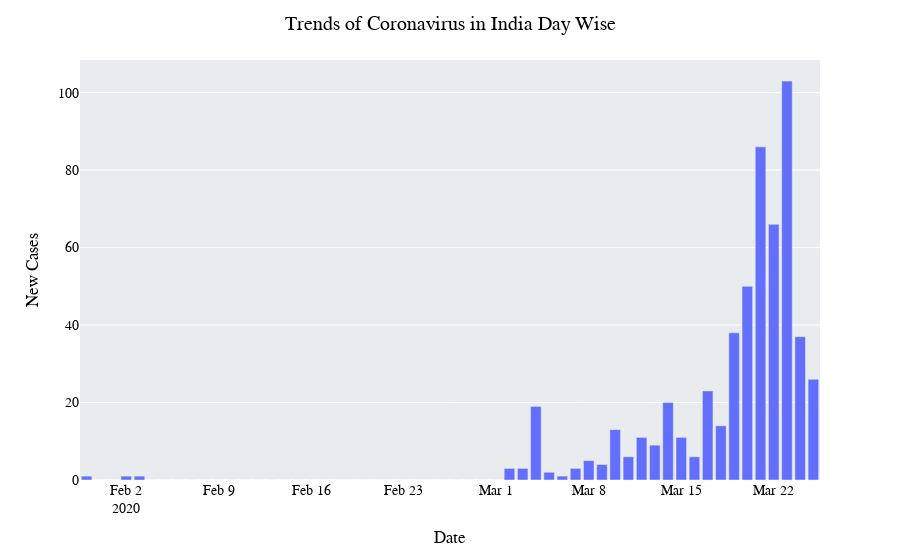

Notebook cell for this chart:
### Code cell
bar = px.bar(per_day_cases,x = per_day_cases['Date'],y = per_day_cases['New Cases'])
bar.update_layout(title_text = 'Trends of Coronavirus in India Day Wise ',plot_bgcolor = '#E9ECEF',font_color = 'black',font_family = 'Times New Roman',font_size = 14,title_x = 0.5)
bar.show()

### Figure 1 — Plotly figure (JSON) as saved in the notebook; plotly's stock layout.template omitted (floating-point values rounded to 4 significant figures)
{"data": [{"alignmentgroup": "True", "hovertemplate": "Date=%{x}<br>New Cases=%{y}<extra></extra>", "legendgroup": "", "marker": {"color": "#636efa"}, "name": "", "offsetgroup": "", "orientation": "v", "showlegend": false, "textposition": "auto", "type": "bar", "x": ["2020-01-30T00:00:00", "2020-01-31T00:00:00", "2020-02-01T00:00:00", "2020-02-02T00:00:00", "2020-02-03T00:00:00", "2020-02-04T00:00:00", "2020-02-05T00:00:00", "2020-02-06T00:00:00", "2020-02-07T00:00:00", "2020-02-08T00:00:00", "2020-02-09T00:00:00", "2020-02-10T00:00:00", "2020-02-11T00:00:00", "2020-02-12T00:00:00", "2020-02-13T00:00:00", "2020-02-14T00:00:00", "2020-02-15T00:00:00", "2020-02-16T00:00:00", "2020-02-17T00:00:00", "2020-02-18T00:00:00", "2020-02-19T00:00:00", "2020-02-20T00:00:00", "2020-02-21T00:00:00", "2020-02-22T00:00:00", "2020-02-23T00:00:00", "2020-02-24T00:00:00", "2020-02-25T00:00:00", "2020-02-26T00:00:00", "2020-02-27T00:00:00", "2020-02-28T00:00:00", "2020-02-29T00:00:00", "2020-03-01T00:00:00", "2020-03-02T00:00:00", "2020-03-03T00:00:00", "2020-03-04T00:00:00", "2020-03-05T00:00:00", "2020-03-06T00:00:00", "2020-03-07T00:00:00", "2020-03-08T00:00:00", "2020-03-09T00:00:00", "2020-03-10T00:00:00", "2020-03-11T00:00:00", "2020-03-12T00:00:00", "2020-03-13T00:00:00", "2020-03-14T00:00:00", "2020-03-15T00:00:00", "2020-03-16T00:00:00", "2020-03-17T00:00:00", "2020-03-18T00:00:00", "2020-03-19T00:00:00", "2020-03-20T00:00:00", "2020-03-21T00:00:00", "2020-03-22T00:00:00", "2020-03-23T00:00:00", "2020-03-24T00:00:00", "2020-03-25T00:00:00"], "xaxis": "x", "y": [1, 0, 0, 1, 1, 0, 0, 0, 0, 0, 0, 0, 0, 0, 0, 0, 0, 0, 0, 0, 0, 0, 0, 0, 0, 0, 0, 0, 0, 0, 0, 0, 3, 3, 19, 2, 1, 3, 5, 4, 13, 6, 11, 9, 20, 11, 6, 23, 14, 38, 50, 86, 66, 103, 37, 26], "yaxis": "y"}], "layout": {"barmode": "relative", "font": {"color": "black", "family": "Times New Roman", "size": 14}, "legend": {"tracegroupgap": 0}, "margin": {"t": 60}, "plot_bgcolor": "#E9ECEF", "title": {"text": "Trends of Coronavirus in India Day Wise ", "x": 0.5}, "xaxis": {"anchor": "y", "domain": [0, 1], "title": {"text": "Date"}}, "yaxis": {"anchor": "x", "domain": [0, 1], "title": {"text": "New Cases"}}}}
